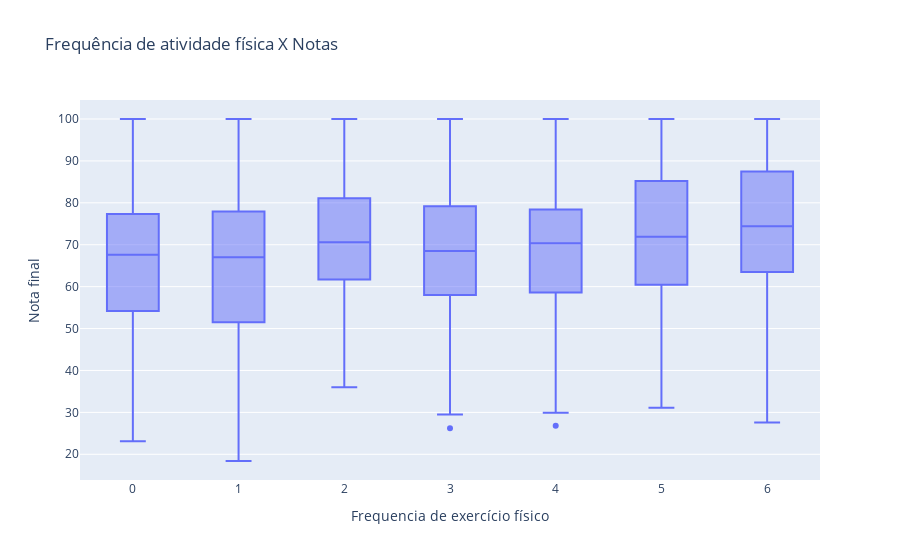
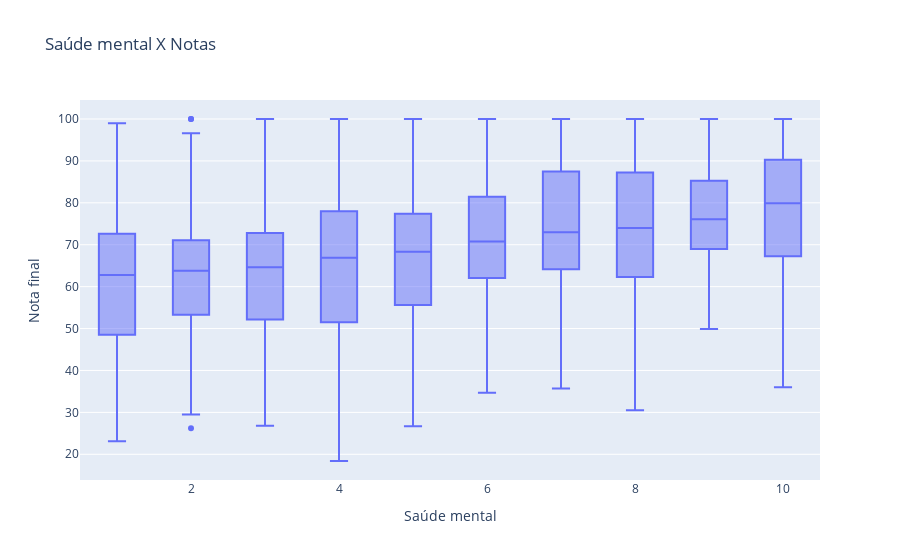
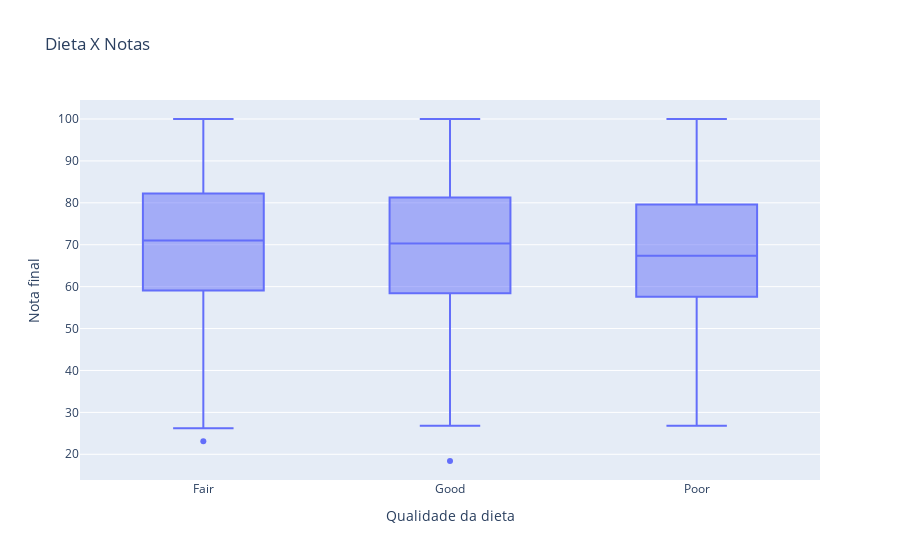

Notebook cell for these charts, in order:
### Markdown cell above
Relação entre exercícios, dieta e saúde mental com notas.

### Code cell
for col in ['exercise_frequency', 'mental_health_rating', 'diet_quality']:

    if col == 'exercise_frequency':

        fig_5 = px.box(
            df,
            x = col,
            y = 'exam_score',
            labels = {
                'exam_score': 'Nota final',
                'exercise_frequency': 'Frequencia de exercício físico',
                'mental_health_rating': 'Saúde mental'
            },
            title = 'Frequência de atividade física X Notas'
        )

    elif col == 'mental_health_rating':

        fig_5 = px.box(
            df,
            x = col,
            y = 'exam_score',
            labels = {
                'exam_score': 'Nota final',
                'exercise_frequency': 'Frequencia de exercício físico',
                'mental_health_rating': 'Saúde mental'
            },
            title = 'Saúde mental X Notas'
        )

    else:

        fig_5 = px.box(
            df,
            x = col,
            y = 'exam_score',
            labels = {
                'exam_score': 'Nota final',
                'exercise_frequency': 'Frequencia de exercício físico',
                'mental_health_rating': 'Saúde mental',
                'diet_quality': 'Qualidade da dieta'
            },
            title = 'Dieta X Notas'
        )


    fig_5.show()

### Figure 1 — Plotly figure (JSON) as saved in the notebook; plotly's stock layout.template omitted (floating-point values rounded to 4 significant figures; data arrays with more than 128 entries replaced by an {"elided": "..."} marker saying what was removed)
{"data": [{"alignmentgroup": "True", "hovertemplate": "Frequencia de exercício físico=%{x}<br>Nota final=%{y}<extra></extra>", "legendgroup": "", "marker": {"color": "#636efa"}, "name": "", "notched": false, "offsetgroup": "", "orientation": "v", "showlegend": false, "type": "box", "x": {"elided": "1000 int values"}, "x0": " ", "xaxis": "x", "y": {"elided": "1000 float values"}, "y0": " ", "yaxis": "y"}], "layout": {"boxmode": "group", "legend": {"tracegroupgap": 0}, "title": {"text": "Frequência de atividade física X Notas"}, "xaxis": {"anchor": "y", "domain": [0, 1], "title": {"text": "Frequencia de exercício físico"}}, "yaxis": {"anchor": "x", "domain": [0, 1], "title": {"text": "Nota final"}}}}

### Figure 2 — Plotly figure (JSON) as saved in the notebook; plotly's stock layout.template omitted (floating-point values rounded to 4 significant figures; data arrays with more than 128 entries replaced by an {"elided": "..."} marker saying what was removed)
{"data": [{"alignmentgroup": "True", "hovertemplate": "Saúde mental=%{x}<br>Nota final=%{y}<extra></extra>", "legendgroup": "", "marker": {"color": "#636efa"}, "name": "", "notched": false, "offsetgroup": "", "orientation": "v", "showlegend": false, "type": "box", "x": {"elided": "1000 int values"}, "x0": " ", "xaxis": "x", "y": {"elided": "1000 float values"}, "y0": " ", "yaxis": "y"}], "layout": {"boxmode": "group", "legend": {"tracegroupgap": 0}, "title": {"text": "Saúde mental X Notas"}, "xaxis": {"anchor": "y", "domain": [0, 1], "title": {"text": "Saúde mental"}}, "yaxis": {"anchor": "x", "domain": [0, 1], "title": {"text": "Nota final"}}}}

### Figure 3 — Plotly figure (JSON) as saved in the notebook; plotly's stock layout.template omitted (floating-point values rounded to 4 significant figures; data arrays with more than 128 entries replaced by an {"elided": "..."} marker saying what was removed)
{"data": [{"alignmentgroup": "True", "hovertemplate": "Qualidade da dieta=%{x}<br>Nota final=%{y}<extra></extra>", "legendgroup": "", "marker": {"color": "#636efa"}, "name": "", "notched": false, "offsetgroup": "", "orientation": "v", "showlegend": false, "type": "box", "x": {"elided": "1000 str values"}, "x0": " ", "xaxis": "x", "y": {"elided": "1000 float values"}, "y0": " ", "yaxis": "y"}], "layout": {"boxmode": "group", "legend": {"tracegroupgap": 0}, "title": {"text": "Dieta X Notas"}, "xaxis": {"anchor": "y", "domain": [0, 1], "title": {"text": "Qualidade da dieta"}}, "yaxis": {"anchor": "x", "domain": [0, 1], "title": {"text": "Nota final"}}}}
